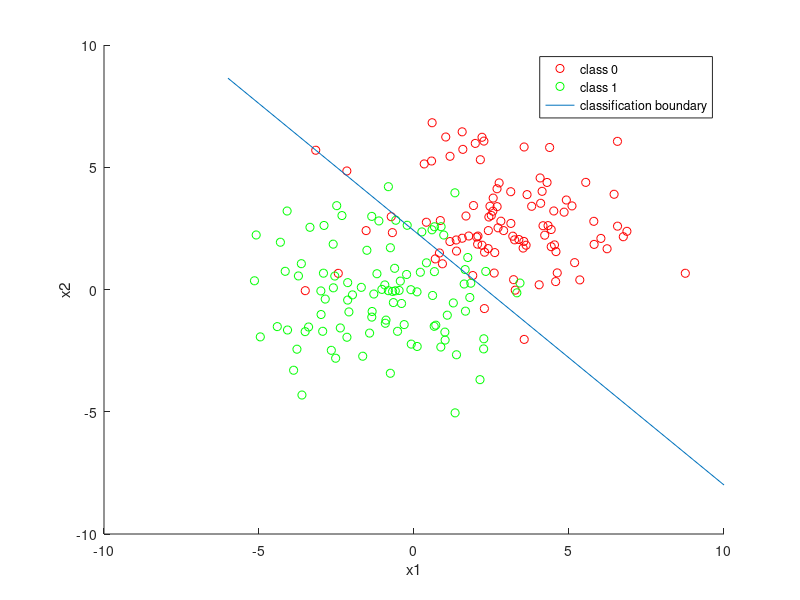

MATLAB code for this plot:
function HW3_jlee629()


Dataset = load('classify_regress.dat');

N = length(Dataset);
%initializing parameters

X = [ones(N,1) Dataset(:,1:2)];

%Calculating the weight vector using the normal equation.
w = (X.'*X)^-1*X.'*Dataset(:,3);
disp(w)

%plot Dataset. red if in class 0, green if in class 1
figure

scatter(Dataset(find(Dataset(:,3)==0),1),Dataset(find(Dataset(:,3)==0),2),'r')
hold on
scatter(Dataset(find(Dataset(:,3)==1),1),Dataset(find(Dataset(:,3)==1),2),'g')

xlabel('x1')
ylabel('x2')

xaxis = [-6:1:10];
for x = 1:length(xaxis)
yaxis(x) = -1*(w(1)+w(2)*xaxis(x)-0.5)/w(3);
end

plot(xaxis,yaxis);
legend('class 0', 'class 1','classification boundary');